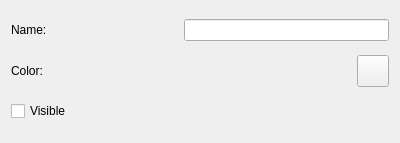
<?xml version="1.0" encoding="UTF-8"?>
<ui version="4.0">
 <class>PropertiesSection</class>
 <widget class="QWidget" name="PropertiesSection">
  <property name="geometry">
   <rect>
    <x>0</x>
    <y>0</y>
    <width>400</width>
    <height>143</height>
   </rect>
  </property>
  <property name="windowTitle">
   <string>Form</string>
  </property>
  <layout class="QGridLayout" name="gridLayout">
   <item row="1" column="2">
    <widget class="QPushButton" name="colorPickButton">
     <property name="sizePolicy">
      <sizepolicy hsizetype="Fixed" vsizetype="Fixed">
       <horstretch>0</horstretch>
       <verstretch>0</verstretch>
      </sizepolicy>
     </property>
     <property name="minimumSize">
      <size>
       <width>32</width>
       <height>32</height>
      </size>
     </property>
     <property name="maximumSize">
      <size>
       <width>32</width>
       <height>32</height>
      </size>
     </property>
     <property name="autoFillBackground">
      <bool>false</bool>
     </property>
     <property name="text">
      <string/>
     </property>
     <property name="flat">
      <bool>false</bool>
     </property>
    </widget>
   </item>
   <item row="0" column="1" colspan="2">
    <widget class="QLineEdit" name="nameLineEdit">
     <property name="sizePolicy">
      <sizepolicy hsizetype="Preferred" vsizetype="Fixed">
       <horstretch>0</horstretch>
       <verstretch>0</verstretch>
      </sizepolicy>
     </property>
    </widget>
   </item>
   <item row="1" column="1">
    <widget class="QLabel" name="colorValueLabel">
     <property name="sizePolicy">
      <sizepolicy hsizetype="Preferred" vsizetype="Fixed">
       <horstretch>0</horstretch>
       <verstretch>0</verstretch>
      </sizepolicy>
     </property>
     <property name="text">
      <string/>
     </property>
    </widget>
   </item>
   <item row="0" column="0">
    <widget class="QLabel" name="nameLabel">
     <property name="sizePolicy">
      <sizepolicy hsizetype="Preferred" vsizetype="Fixed">
       <horstretch>0</horstretch>
       <verstretch>0</verstretch>
      </sizepolicy>
     </property>
     <property name="text">
      <string>Name:</string>
     </property>
    </widget>
   </item>
   <item row="1" column="0">
    <widget class="QLabel" name="colorLabel">
     <property name="sizePolicy">
      <sizepolicy hsizetype="Preferred" vsizetype="Fixed">
       <horstretch>0</horstretch>
       <verstretch>0</verstretch>
      </sizepolicy>
     </property>
     <property name="text">
      <string>Color:</string>
     </property>
    </widget>
   </item>
   <item row="2" column="0">
    <widget class="QCheckBox" name="visibleCheckBox">
     <property name="text">
      <string>Visible</string>
     </property>
    </widget>
   </item>
  </layout>
 </widget>
 <resources/>
 <connections/>
</ui>
